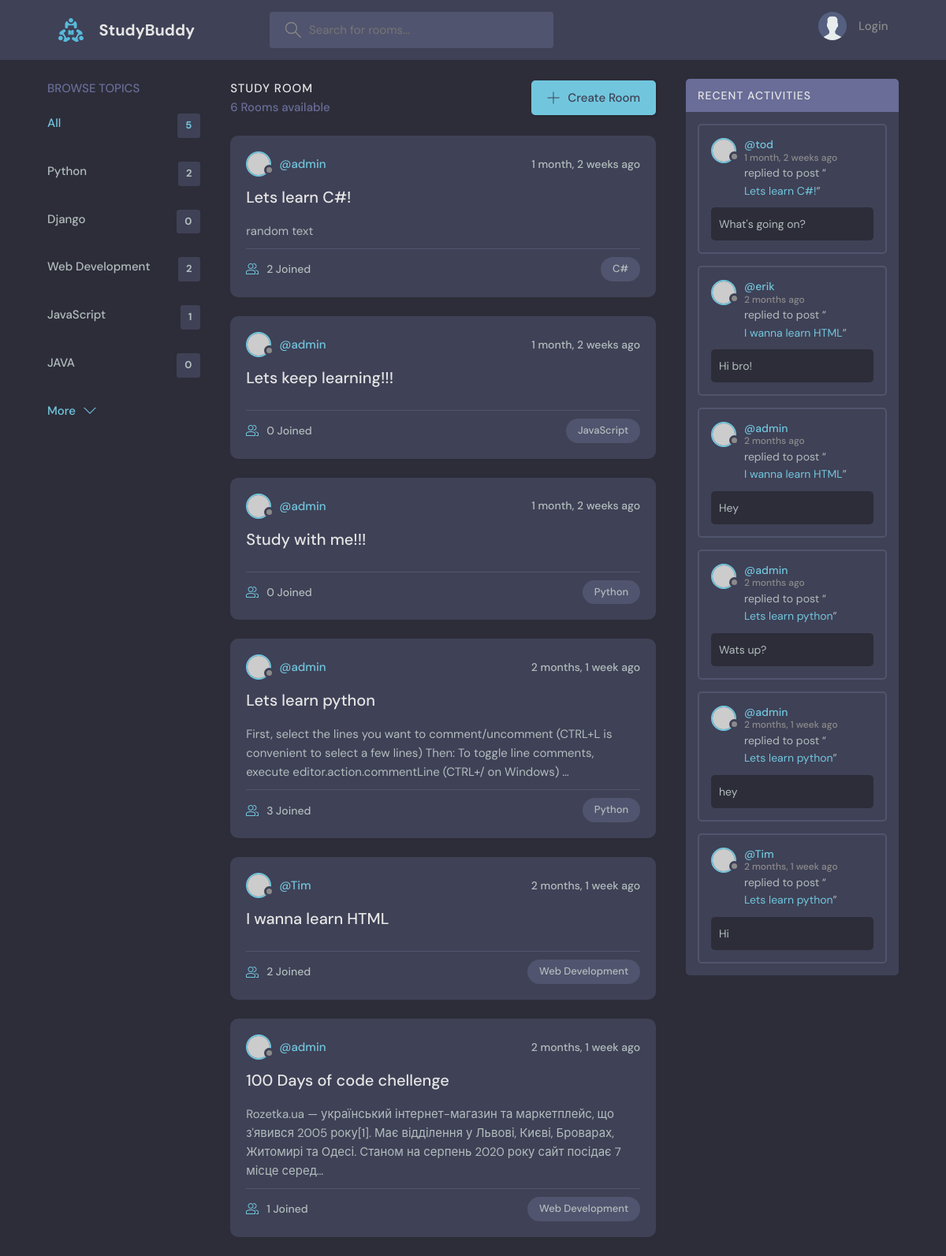
The page / on the database its author committed.
### base/models.py (models this page shows, shortened)
class Topic(models.Model):
    name = models.CharField(max_length=200)

class Room(models.Model):
    host= models.ForeignKey(User, on_delete=models.SET_NULL, null=True)
    topic= models.ForeignKey(Topic, on_delete=models.SET_NULL, null=True)
    name = models.CharField(max_length=200)
    description = models.TextField(null=True, blank=True)
    participants = models.ManyToManyField(User, related_name='participants', blank=TRUE)
    updated = models.DateTimeField(auto_now=True)
    created = models.DateTimeField(auto_now_add=True)
    class Meta:
        ordering = ['-updated', '-created']
    def __str__(self):
        return self.name

class Message(models.Model):
    user = models.ForeignKey(User, on_delete=models.CASCADE)
    room = models.ForeignKey(Room, on_delete=models.CASCADE)
    body = models.TextField()
    updated = models.DateTimeField(auto_now=True)
    created = models.DateTimeField(auto_now_add=True)
    class Meta:
        ordering = ['-updated', '-created']

### base/views.py (the view)
# urls.py: path('', views.home, name='Home'),
def home(request):
    q = request.GET.get('q') if request.GET.get('q') != None else ''
    rooms = Room.objects.filter(
        Q(topic__name__icontains=q) |
        Q(name__icontains=q) |
        Q(description__icontains=q)
        )
    topics = Topic.objects.all()[0:5]
    room_count = rooms.count()
    room_messages = Message.objects.filter(Q(room__topic__name__icontains=q))
    context = {'rooms':rooms, 'topics': topics,
                'room_count': room_count, 'room_messages': room_messages}
    return render(request, 'base/home.html', context)

### base/templates/base/home.html (shortened to what this page needs)
{% extends 'main.html' %}
{% block content %}
<main class="layout layout--3">
  <div class="container">
    {% include 'base/topics_component.html' %}
    <div class="roomList">
      <div class="roomList__header">
        <div>
          <h2>Study Room</h2>
          <p>{{room_count}} Rooms available</p>
        </div>
        <a class="btn btn--main" href="{% url 'create-room' %}">
          <svg version="1.1" xmlns="http://www.w3.org/2000/svg" width="32" height="32" viewBox="0 0 32 32">
            <title>add</title>
            <path
              d="M16.943 0.943h-1.885v14.115h-14.115v1.885h14.115v14.115h1.885v-14.115h14.115v-1.885h-14.115v-14.115z"
            ></path>
          </svg>
          Create Room
        </a>
      </div>
      {% include 'base/feed_component.html' %}
    </div>
    {% include 'base/activity_component.html' %}
  </div>
</main>
{% endblock %}

### base/templates/base/topics_component.html
<div class="topics">
    <div class="topics__header">
      <h2>Browse Topics</h2>
    </div>
    <ul class="topics__list">
      <li>
        <a href="{% url 'Home' %}" class="active">All <span>{{topics.count}}</span></a>
      </li>
      {% for topic in topics %}
      <li>
        <a href="{% url 'Home' %}?q={{topic.name}}">{{topic.name}} <span>{{topic.room_set.all.count}}</span></a>
      </li>
      {% endfor %}
    </ul>
    <a class="btn btn--link" href="{% url 'topics' %}">
      More
      <svg version="1.1" xmlns="http://www.w3.org/2000/svg" width="32" height="32" viewBox="0 0 32 32">
        <title>chevron-down</title>
        <path d="M16 21l-13-13h-3l16 16 16-16h-3l-13 13z"></path>
      </svg>
    </a>
  </div>

### base/templates/base/feed_component.html (shortened to what this page needs)
{% for room in rooms %}
<div class="roomListRoom">
    <div class="roomListRoom__header">
      <a href="{% url 'user-profile' room.host.id %}" class="roomListRoom__author">
        <div class="avatar avatar--small">
          <img src="https://randomuser.me/api/portraits/women/11.jpg" />
        </div>
        <span>@{{room.host.username}}</span>
      </a>
      <div class="roomListRoom__actions">
        <span>{{room.created|timesince}} ago</span>
      </div>
    </div>
    <div class="roomListRoom__content">
      <a href="{% url 'room' room.id %}">{{room.name}}</a>
      <p>
        {{room.description|truncatechars:200}}
      </p>
    </div>
    <div class="roomListRoom__meta">
      <a href="{% url 'room' room.id %}" class="roomListRoom__joined">
        {{room.participants.all.count}} Joined
      </a>
      <p class="roomListRoom__topic">{{room.topic.name}}</p>
    </div>
</div>
    {% endfor %}

### base/templates/base/activity_component.html (shortened to what this page needs)
<div class="activities">
    <div class="activities__header">
      <h2>Recent Activities</h2>
    </div>
    {% for message in room_messages %}
    <div class="activities__box">
      <div class="activities__boxHeader roomListRoom__header">
        <a href="{% url 'user-profile' message.user.id %}" class="roomListRoom__author">
          <div class="avatar avatar--small">
            <img src="https://randomuser.me/api/portraits/women/11.jpg" />
          </div>
          <p>
            @{{message.user}}
            <span>{{message.created|timesince}} ago</span>
          </p>
        </a>
      </div>
      <div class="activities__boxContent">
        <p>replied to post “<a href="{% url 'room' message.room.id %}">{{message.room}}</a>”</p>
        <div class="activities__boxRoomContent">
            {{message.body}}
        </div>
      </div>
    </div>
    {% endfor %}
  </div>

### rows shown on the page
Topic: name "Python", room_set.all.count "2"
Topic: name "Django", room_set.all.count "0"
Topic: name "Web Development", room_set.all.count "2"
Topic: name "JavaScript", room_set.all.count "1"
Topic: name "JAVA", room_set.all.count "0"
Room: host.username "admin", created "1 month, 2 weeks", name "Lets learn C#!", description "random text", participants.all.count "2", topic.name "C#"
Room: host.username "admin", created "1 month, 2 weeks", name "Lets keep learning!!!", participants.all.count "0", topic.name "JavaScript"
Room: host.username "admin", created "1 month, 2 weeks", name "Study with me!!!", participants.all.count "0", topic.name "Python"
Room: host.username "admin", created "2 months, 1 week", name "Lets learn python", description "First, select the lines you want to comment/uncomment (CTRL+L is convenient to select a few lines) Then: To toggle line comments, execute editor.action.commentLine (CTRL+/ on Windows) …", participants.all.count "3", topic.name "Python"
Room: host.username "Tim", created "2 months, 1 week", name "I wanna learn HTML", participants.all.count "2", topic.name "Web Development"
Room: host.username "admin", created "2 months, 1 week", name "100 Days of code chellenge", description "Rozetka.ua — український інтернет-магазин та маркетплейс, що з'явився 2005 року[1]. Має відділення у Львові, Києві, Броварах, Житомирі та Одесі. Станом на серпень 2020 року сайт посідає 7 місце серед…", participants.all.count "1", topic.name "Web Development"
Message: user "tod", created "1 month, 2 weeks", room "Lets learn C#!", body "What's going on?"
Message: user "erik", created "2 months", room "I wanna learn HTML", body "Hi bro!"
Message: user "admin", created "2 months", room "I wanna learn HTML", body "Hey"
Message: user "admin", created "2 months", room "Lets learn python", body "Wats up?"
Message: user "admin", created "2 months, 1 week", room "Lets learn python", body "hey"
Message: user "Tim", created "2 months, 1 week", room "Lets learn python", body "Hi"

### other values the page prints
{{ topics.count }} "5"
{{ room_count }} "6"
